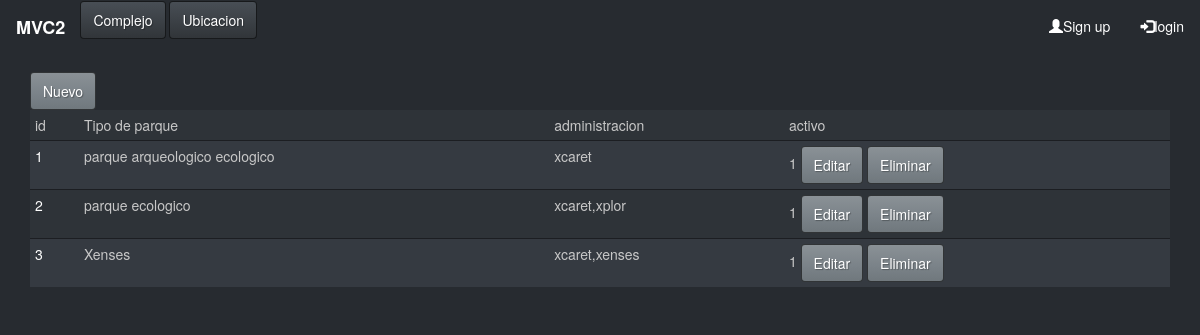
The page / on the database its author committed.
### tables this page shows
CREATE TABLE IF NOT EXISTS `complejo` (
  `id_complejo` int(1) NOT NULL,
  `Tparque` varchar(120) NOT NULL,
  `administracion` varchar(100) NOT NULL,
  `activos` int(1) NOT NULL
);

### modelo/database.class.php (called while the page is built)
<?php
class database{
	public static function startup(){
		try{
			$conn= new PDO("mysql:host=localhost;dbname=parque_2;charset=utf8",
						   "root","");
			$conn->setAttribute(PDO::ATTR_ERRMODE, PDO::ERRMODE_EXCEPTION);
			return $conn;
		} catch( PDOException $e){
		}
	}
}
?>

### controlador/complejo.controlador.php (called while the page is built, shortened)
<?php
class complejocontrolador {
	public $objeto;
	function __construct(){
		try{
			if(file_exists("modelo/complejo.class.php")){
				include("modelo/complejo.class.php");
				$this->objeto= new complejo();
			}else{
				$this->error="no se puede localizar el objeto seleccionado";
			}
		}
		catch(Exception $e){
			$this->error=$e->getMessage();
		}
	}
	function listar(){
		$data=$this->objeto->listar();
		include("vista/header.php");
		include("vista/complejo/listar.php");
		include("vista/footer.php");
	}
}
?>

### index.php (called while the page is built, shortened)
<?php
	include("controlador/controlador.php");
	$controlador= new controlador();?>

### modelo/complejo.class.php (called while the page is built, shortened)
<?php
include_once('database.class.php');
class complejo extends database{
	public $con;
	function __construct(){
		try{
			$this->con=database::startup();
		}catch(PDOException $e){
			$this->error=$e->getMessage();
		}
	}
	public function listar(){
		try
		{
			$sql="select * from complejo";
			$stmt=$this->con->prepare($sql);
			$stmt->execute();
			return $stmt->fetchAll(PDO::FETCH_OBJ);
		} catch(PDOException $e){
			$this->error=$e->getMessage();
		}
	}
}
?>

### vista/complejo/listar.php (the view, shortened to what this page needs)
<div class="container">
	<a href="<?php echo BASE_URL."complejo/nuevo";?>"
	class="btn btn-raised btn-primary">Nuevo</a>
</div>
<section class="container">
	<div class="table-responsive">
	<table class="table table-striped table-hover table-condensed">
		<thead>
			<tr>
            <td>id</td>
                <td>Tipo de parque</td>
                <td>administracion</td>
				<td>activo</td>
			</tr>
		</thead>
		<tbody>
			<?php
				foreach($data as $d){
			?>
			<tr>
				<td>
				<a href="<?php echo BASE_URL;?>complejo/actualizar/<?php echo $d->id_complejo;?>">
				<?php echo $d->id_complejo;?>
				   </a>
				</td>
				<td><?php echo $d->Tparque;?></td>
				<td><?php echo $d->administracion;?>
                <td><?php echo $d->activos;?>
					<a class="btn btn-primary" href="<?php echo BASE_URL;?>complejo/actualizar/<?php echo $d->id_complejo;?>">
					Editar
				   </a>
					<a class="btn btn-primary" href="#"  data-toggle="modal" data-target="#exampleModal" data-url="<?php echo BASE_URL;?>complejo/eliminar/<?php echo $d->id_complejo;?>">
					Eliminar
				   </a>
				</td>
			</tr>
			<?php
				}
			?>
		</tbody>
	</table>
	</div>
</section>

### controlador/controlador.php (shortened to what this page needs)
<?php
class controlador {
	function __construct(){
		$args=explode("/",@$_GET['url']);
		$this->modelo=(!empty($args[0])?$args[0]:'complejo');
		$this->accion=(!empty($args[1])?$args[1]:'listar');
		$this->id=(!empty($args[2])?$args[2]:null);
		if(file_exists("controlador/".$this->modelo.".controlador.php")){
			$controlador = new $controlador();
			$controlador->id=$this->id;
			$controlador->accion=$this->accion;
			if(method_exists($controlador,$this->accion)){
				if($this->id==null){
					$controlador->{$this->accion}();
				} else {
					$controlador->{$this->accion}($this->id);
				}
			} else {
				echo "<h1>Error: Acceso a una acción inexistente</h1>";
			}
		} else{
			echo "<b>Fatal error:</b> Acceso Denegado";
		}
	}
}?>

### vista/header.php (shortened to what this page needs)
<!doctype html>
<html>
<head>
<link type="text/css" rel="stylesheet" media="all"
href="<?php echo BASE_URL;?>resources/css/bootstrap.min.css">
<link type="text/css" rel="stylesheet" media="all"
href="<?php echo BASE_URL;?>resources/css/style.css">
	</head>
<body>
<nav class="navbar">
	<div class="container-fluid">
		<div class="navbar-header">
			<a class="navbar-brand" href="#"><b>MVC2</b></a>
		</div>
		<ul class="nav navbar-nav">
            <button type="button" class="btn btn-default" onClick="location.href='<?php echo BASE_URL;?>complejo'">Complejo</button>
			<button type="button" class="btn btn-default" onClick="location.href='<?php echo BASE_URL;?>ubicacion'"> Ubicacion</button>
		</ul>
		<ul class="nav navbar-nav navbar-right">
			<li><a href="#"><span class="glyphicon glyphicon-user"></span>Sign up</a></li>
			<li><a href="#"><span class="glyphicon glyphicon-log-in"></span>login</a></li>
		</ul>
	</div>
</nav>

### vista/footer.php (shortened to what this page needs)
  </body>
</html>

### rows shown on the page
complejo: id_complejo "1", Tparque "parque arqueologico ecologico", administracion "xcaret", activos "1"
complejo: id_complejo "2", Tparque "parque ecologico", administracion "xcaret,xplor", activos "1"
complejo: id_complejo "3", Tparque "Xenses", administracion "xcaret,xenses", activos "1"
